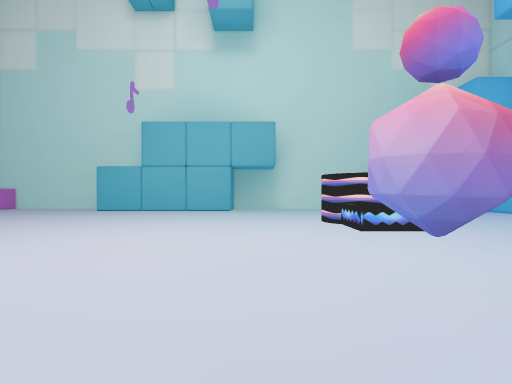
view 1 (above)

14 first-person views from a walk through a scene from a Unity 3-D project. The camera is 0.34 m above the floor, looks level and sees 75° across. The floor is counted in squares, 0.5 m on a side. Each view is taken from the middle of a square. On the plan, view 1 faces up. The plan holds only what a view shows up to about 10 squares ahead; the rest is blank. The player character is not drawn.

view 2
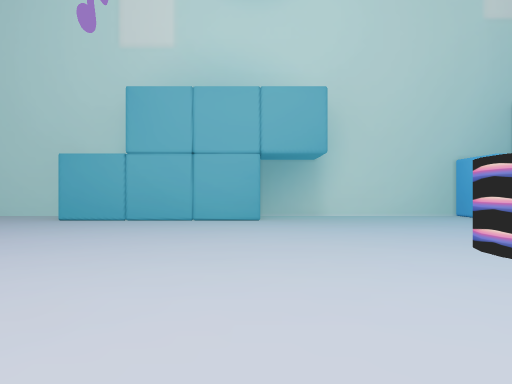

view 3
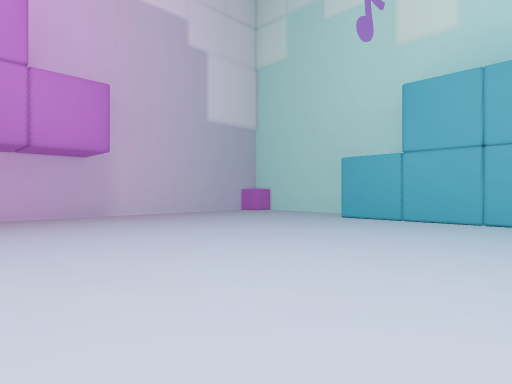

view 4
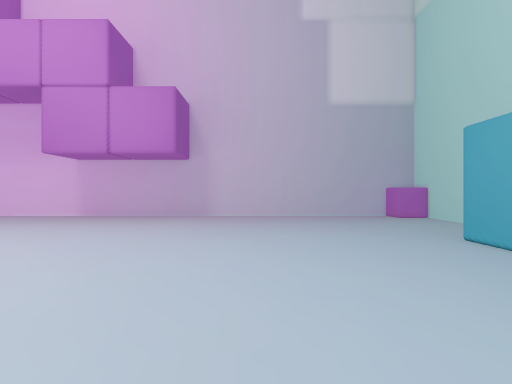

view 5
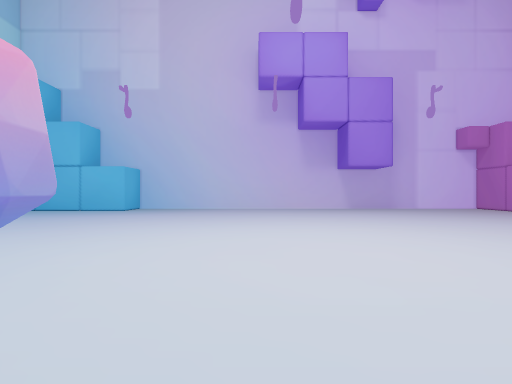

view 6
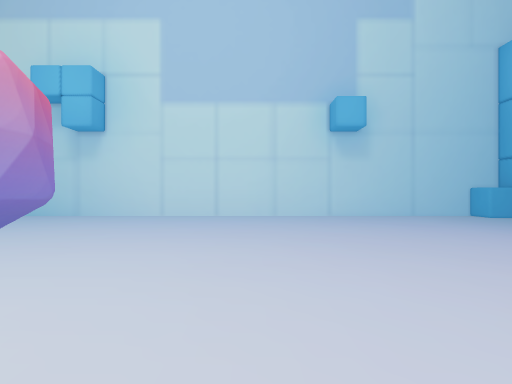

view 7
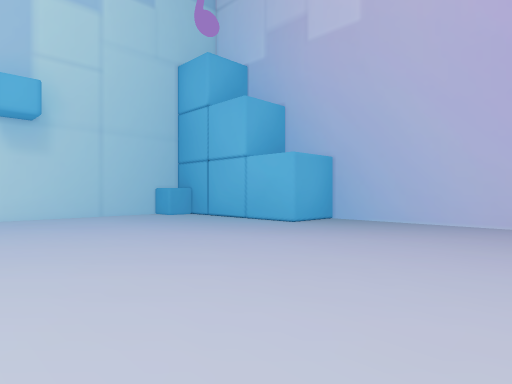

view 8
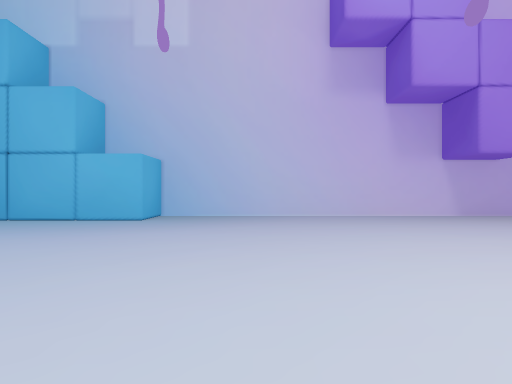

view 9
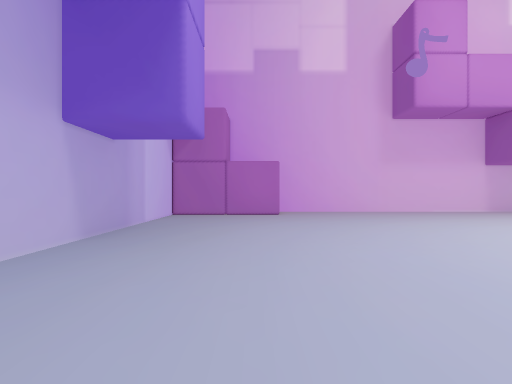

view 10
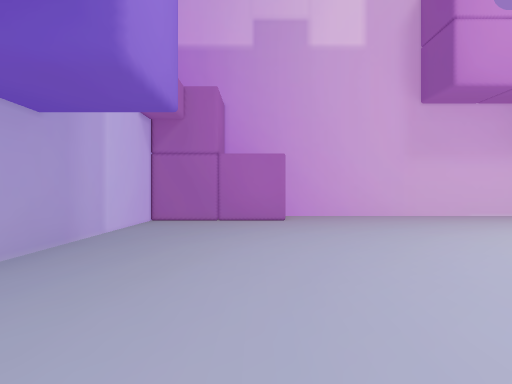

view 11
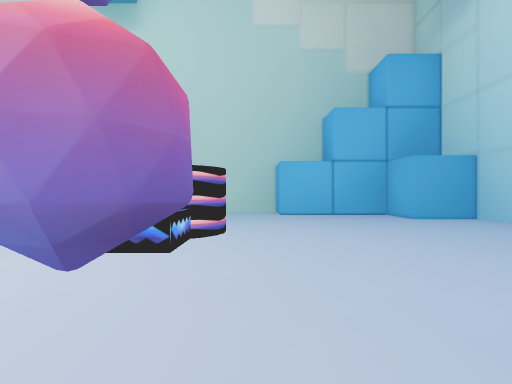

view 12
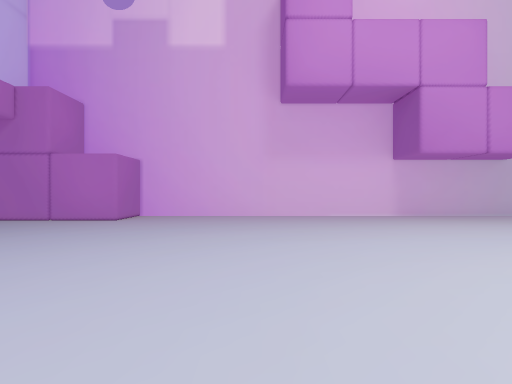

view 13
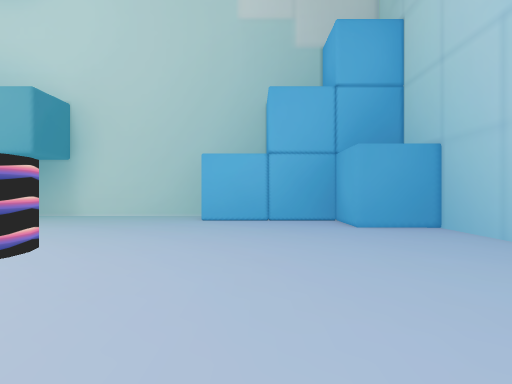

view 14
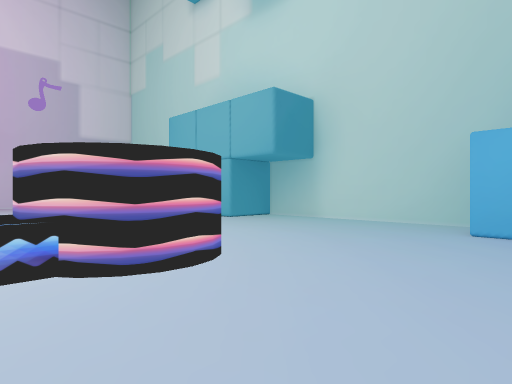

### Floor plan
Points are (right, up) in squares from view 1. A wall is a line through its corners. A room is listed if a view was taken in it or the views show most of it. See-through windows are left out.
Room 1 (views 1, 2, 3, 4, 5, 6, 7, 8, 9, 10, 11, 12, 13, 14)
walls: (-0.9, 13.2) (-0.9, 11.9) (-5.8, 11.9); (4.7, 12.8) (4.7, 13.5) (-0.9, 13.5); (-6.5, 13.5) (-10.5, 13.5) (-10.5, -3.3) (-8.9, -3.3) (-8.9, -6.5) (4.7, -6.5) (4.7, -4.9) (9.5, -4.9) (9.5, 8.2); (9.5, 8.5) (9.5, 10.3) (7.9, 10.3) (7.9, 11.9) (4.8, 11.9); (8.7, -4.8) (8.7, -4.1) (9.5, -4.1); (-9.7, 13.5) (-9.7, 12.7) (-10.5, 12.7)
objects: other object (2, 4) to (3, 5); other object (2, 6) to (3, 7); other object (2, 7) to (3, 8)

Positions as (right, up) in squares from view 1, and headings:
1: (0, 0), facing up
2: (-1, 4), facing up
3: (-1, 4), facing up-left
4: (-1, 9), facing left
5: (0, 7), facing down
6: (0, 2), facing right
7: (0, 1), facing down-right
8: (2, 3), facing down
9: (1, -4), facing left
10: (-1, -4), facing left
11: (4, 2), facing up
12: (-1, 0), facing left
13: (6, 4), facing up
14: (6, 6), facing up-left
